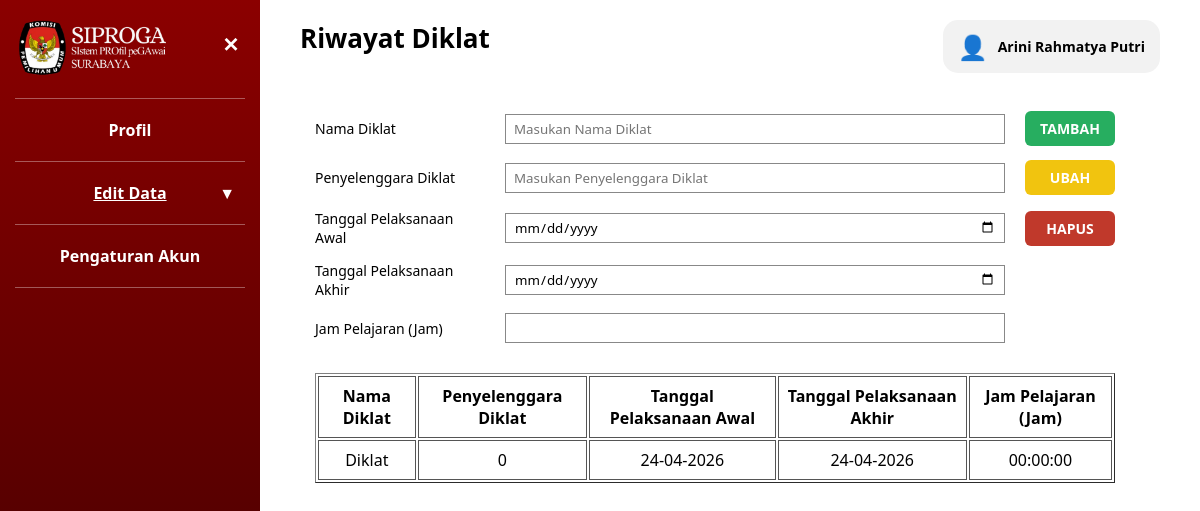
Screenshot of /pegawai/Edit_Riwayat_Diklat_User.php (signed in) with the database file from the repository.
### tables this page shows
CREATE TABLE `pegawai` (
  `nip` char(18) NOT NULL,
  `nama_pegawai` varchar(250) NOT NULL,
  `tempat_lahir` varchar(100) NOT NULL,
  `tanggal_lahir` date NOT NULL,
  `alamat` varchar(100) NOT NULL,
  `tmt_cpns` date DEFAULT NULL,
  `tmt_pns` date DEFAULT NULL,
  `no_telp` varchar(15) NOT NULL,
  `created_at` timestamp NOT NULL DEFAULT CURRENT_TIMESTAMP,
  `updated_at` timestamp NOT NULL DEFAULT CURRENT_TIMESTAMP ON UPDATE CURRENT_TIMESTAMP,
  `id_jenis_kelamin` int UNSIGNED NOT NULL,
  `id_agama` int UNSIGNED NOT NULL,
  `id_status_perkawinan` int UNSIGNED NOT NULL,
  `id_gol` int UNSIGNED NOT NULL,
  `id_unit_kerja` int UNSIGNED NOT NULL,
  `foto` varchar(50) NOT NULL,
  `tipe_karyawan` varchar(10) NOT NULL,
  `instansi` varchar(50) NOT NULL
);

CREATE TABLE `riwayat_diklat` (
  `id_riwayat_diklat` int UNSIGNED NOT NULL,
  `nip` char(18) NOT NULL,
  `nama_diklat` varchar(100) NOT NULL,
  `penyelenggara_diklat` varchar(100) NOT NULL,
  `tp_awal` date DEFAULT NULL,
  `tp_akhir` date DEFAULT NULL,
  `jp` varchar(100) DEFAULT NULL
);

### pegawai/Edit_Riwayat_Diklat_User.php (the view, shortened to what this page needs)
<?php
include '../config/koneksi.php';
$nip = $_SESSION['nip'];
$query = mysqli_query($conn,"SELECT * FROM pegawai WHERE nip='$nip'");
$data = mysqli_fetch_assoc($query);
?>
<!DOCTYPE html>
<html lang="id">
<head>
    <link rel="stylesheet" href="../assets/style_tab.css">
    <link rel="stylesheet" href="../assets/style_edit.css">
</head>
<body class="role-user">
<aside class="sidebar-edit">
    <div class="logo_siproga">
      <img src="../auth/Logo_Siproga.png">
      <button class="tombol-menu" id="tombolMenu">✕</button>
    </div>
      <hr class="garis-menu" />
      <a href="Identitas_User.php" class="item-menu">Profil</a>
      <hr class="garis-menu" />
      <div class="item-menu aktif" id="menuEditData">
        Edit Data
        <span class="panah-menu" id="panahEditData">▼</span>
    </div>
    <hr class="garis-menu" />
    <a href="Pengaturan_Akun_User.php" class="item-menu">Pengaturan Akun</a>
      <hr class="garis-menu" />
    </aside>
<main class="konten">
    <h2>Riwayat Diklat</h2>
     <div class="user-profile" id="userProfile">
        <div class="user-info">
            <div class="user-icon">👤</div>
            <div class="user-text">
            <div class="user-name">
            <?= $data['nama_pegawai'] ?>
            </div>
            </div>
        </div>
    </div>
      <div class="bagian-identitas">
            <div class="form-edit">
            <form method="POST" id="formUpload">
            <div class="baris-form" style="grid-template-columns:170px 500px 120px;">
            <label>Nama Diklat</label>
            <input type="text" name="nama_diklat" placeholder="Masukan Nama Diklat">
            <button type="button" onclick="klikTambah()" class="tombol-tambah btn-kecil">
            TAMBAH
            </button>
            </div>
            <div class="baris-form" style="grid-template-columns:170px 500px 120px;">
            <label>Penyelenggara Diklat</label>
            <input type="text" name="penyelenggara_diklat" placeholder="Masukan Penyelenggara Diklat">
            <button type="button" onclick="klikUbahBeda('id_riwayat_diklat')" class="tombol-ubah btn-kecil">
            UBAH
            </button>
            </div>
            <div class="baris-form" style="grid-template-columns:170px 500px 120px;">
                <label>Tanggal Pelaksanaan Awal</label>
                <input type="date" name="tp_awal">
                <div class="aksi-vertikal">
                    <button type="button" onclick="klikHapus('id_riwayat_diklat')" class="tombol-hapus btn-kecil">
                        HAPUS
                    </button>
                </div>
            </div>
            <div class="baris-form" style="grid-template-columns:170px 500px 120px;">
                <label>Tanggal Pelaksanaan Akhir</label>
                <input type="date" name="tp_akhir">
            </div>
            <div class="baris-form" style="grid-template-columns:170px 500px 120px;">
                <label>Jam Pelajaran (Jam)</label>
                <input type="number" name="jp">
            </div>
            <table class="tabel-riwayat" border="1" cellpadding="5">
            <thead>
            <tr>
            <th>Nama Diklat</th>
            <th>Penyelenggara Diklat</th>
            <th>Tanggal Pelaksanaan Awal</th>
            <th>Tanggal Pelaksanaan Akhir</th>
            <th>Jam Pelajaran (Jam)</th>
            </tr>
            </thead>
            <tbody>
            <?php
            $data = mysqli_query($conn,"
            SELECT *
            FROM riwayat_diklat
            WHERE nip='$nip'
            ORDER BY tp_awal DESC
            ");
            while($row = mysqli_fetch_assoc($data)){
            echo "<tr onclick=\"pilihData('".$row['id_riwayat_diklat']."','".$row['nama_diklat']."','".$row['penyelenggara_diklat']."','".$row['tp_awal']."','".$row['tp_akhir']."','".$row['jp']."')\">
            <td>".$row['nama_diklat']."</td>
            <td>".$row['penyelenggara_diklat']."</td>
            <td>".date('d-m-Y', strtotime($row['tp_awal']))."</td>
            <td>".date('d-m-Y', strtotime($row['tp_akhir']))."</td>
            <td>".(($row['jp'] !== null && $row['jp'] !== '') ? $row['jp'] : '-')."</td>
            </tr>";
            }
            ?>
            </tbody>
            </table>
        </div>
        </div>
</main>
</body>
</html>

### assets/style_tab.css (style rules this page uses)
* { box-sizing: border-box; font-family: "Segoe UI", Tahoma, sans-serif; }
body { margin: 0; min-height: 100vh; display: flex; background: #ffffff; }
.tombol-menu { background: none; border: none; color: #fff; font-size: 22px; cursor: pointer; font-weight: bold;font-weight: bold; }
.garis-menu { border: none; border-top: 1px solid rgba(255,255,255,0.35); margin: 12px 0; }
.item-menu { display: block; padding: 8px 5px; cursor: pointer; font-weight: bold; text-align: center; position: relative; }
.item-menu.aktif { text-decoration: underline; }
.panah-menu { position: absolute; right: 10px; top: 50%; transform: translateY(-50%); }
.konten { flex: 1; padding: 20px 40px 30px; position: relative; }
.konten h2 { margin: 0 0 25px; font-size: 26px; }
.baris-form { display: grid; grid-template-columns: 240px 1fr; align-items: center; margin-bottom: 14px; column-gap: 20px; }
.baris-form label { font-size: 14px; }
.baris-form input, .baris-form textarea { height: 30px; border: 1px solid #888; padding: 4px 8px; width: 100%; box-sizing: border-box; font-family: inherit; }
.tombol-ubah { background: #f1c40f; color: #fff; border: none; padding: 8px 22px; border-radius: 5px; font-weight: bold; cursor: pointer; }
.tombol-hapus { background: #c0392b; color: #fff; border: none; padding: 8px 22px; border-radius: 5px; font-weight: bold; cursor: pointer; text-decoration: none; }
.tombol-tambah { background: #27ae60; color: #fff; border: none; padding: 8px 22px; border-radius: 5px; font-weight: bold; cursor: pointer; }
.aksi-vertikal { display: flex; flex-direction: column; gap: 10px; }
.tabel-riwayat { width: 750px; max-width: 100%; margin-top: 30px; }
.tabel-riwayat th, .tabel-riwayat td { border: 0.8px solid #555; padding: 8px; text-align: center; }
.btn-kecil { width: 90px; padding: 8px 0; font-size: 14px; border-radius: 6px; }
.user-profile { position: absolute; top: 20px; right: 40px; cursor: pointer; z-index: 9999; }
.user-info { display: flex; align-items: center; gap: 10px; background: #f2f2f2; padding: 10px 15px; border-radius: 15px; }
.user-icon { font-size: 24px; }
.user-name { font-weight: bold; font-size: 14px; }
.logo_siproga { display: flex; align-items: flex-start; position: relative; }
.logo_siproga img { width: 170px; height: auto; padding-right: 12px; display: block; margin-bottom: 10px; }
.tombol-menu { font-size: 20px; background: none; border: none; color: white; cursor: pointer; position: absolute; right: 0px; top: 10px; }

### assets/style_edit.css (style rules this page uses)
.sidebar-edit { width: 260px; background: linear-gradient(to bottom, #8b0000, #3b0000); color: #fff; padding: 20px 15px; min-height: 100vh; }
.form-edit { max-width: 1000px; margin-top: 30px; }
.sidebar-edit .item-menu { display: block; padding: 8px 5px; font-weight: bold; text-align: center; cursor: pointer; color: #fff !important; text-decoration: none; }
.bagian-identitas { display: flex; align-items: flex-start; justify-content:center; gap: 60px; margin-top: 20px; }
.sidebar-edit .item-menu.aktif { text-decoration: underline; }
.tabel-riwayat tr { cursor:pointer; }
.tabel-riwayat { width:800px; margin-top:30px; }

### pegawai/Notifikasi_Logout.php (style rules this page uses)
.user-profile { position: absolute; top: 20px; right: 40px; cursor: pointer; z-index: 9999; }
.user-info { display: flex; align-items: center; gap: 10px; background: #f2f2f2; padding: 10px 15px; border-radius: 15px; }
.user-icon { font-size: 24px; }
.user-name { font-weight: bold; font-size: 14px; }

### rows the page displays
pegawai: nama_pegawai "Arini Rahmatya Putri"
riwayat_diklat: nama_diklat "Diklat", penyelenggara_diklat "0", tp_awal "24-04-2026", tp_akhir "24-04-2026", jp "00:00:00"
